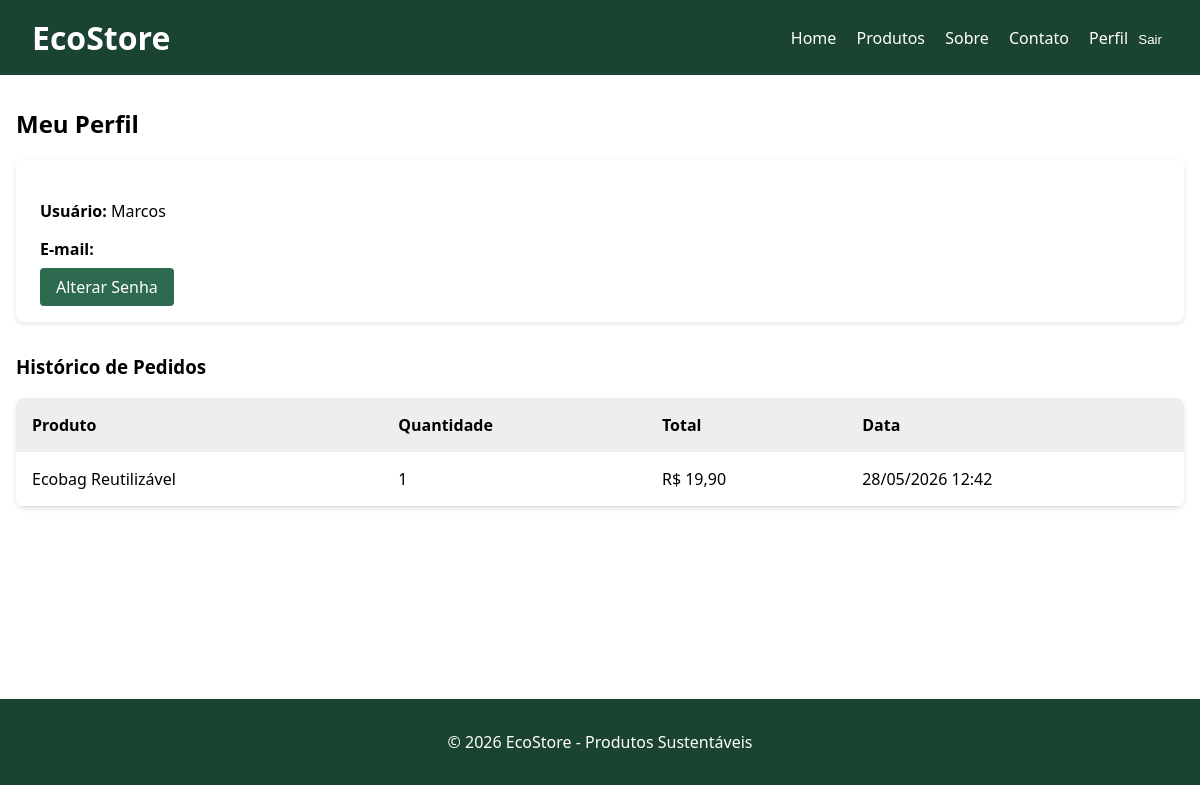
/perfil/ (signed in), run on the app's committed database.
### vendas/models.py (models this page shows, shortened)
class Pedido(models.Model):
    usuario = models.ForeignKey(User, on_delete=models.CASCADE, related_name='pedidos')
    produto = models.ForeignKey(Produto, on_delete=models.CASCADE)
    quantidade = models.PositiveIntegerField(default=1)
    valor_total = models.DecimalField(max_digits=10, decimal_places=2)
    data_pedido = models.DateTimeField(auto_now_add=True)

### catalogo/models.py (models this page shows, shortened)
class Produto(models.Model):
    nome = models.CharField(max_length=200)
    descricao = models.TextField()
    preco = models.DecimalField(max_digits=10, decimal_places=2)
    estoque = models.PositiveIntegerField(default=0)
    imagem = models.ImageField(
        upload_to='produtos/',
        blank=True,
        null=True
    )
    categoria = models.ForeignKey(
        Categoria,
        on_delete=models.CASCADE,
        related_name='produtos'
    )
    data_criacao = models.DateTimeField(auto_now_add=True)

### core/views.py (the view)
# urls.py: path('perfil/', views.perfil, name='perfil'),
@login_required
def perfil(request):
    pedidos = Pedido.objects.filter(
        usuario=request.user
    ).order_by('-data_pedido')
    return render(request, 'core/perfil.html', {
        'pedidos': pedidos
    })

### templates/core/perfil.html
{% extends 'base.html' %}
{% block content %}
<h2>Meu Perfil</h2>
<div class="card">
    <p><strong>Usuário:</strong> {{ user.username }}</p>
    <p><strong>E-mail:</strong> {{ user.email }}</p>
    <a href="{% url 'alterar_senha' %}" class="btn btn-primary">Alterar Senha</a>
</div>
<h3 style="margin-top: 2rem;">Histórico de Pedidos</h3>
{% if pedidos %}
    <table style="width:100%; border-collapse: collapse; background: white; border-radius: 8px; overflow: hidden; box-shadow: 0 2px 5px rgba(0,0,0,0.1);">
        <thead style="background: #eee;">
            <tr>
                <th style="padding: 1rem; text-align: left;">Produto</th>
                <th style="padding: 1rem; text-align: left;">Quantidade</th>
                <th style="padding: 1rem; text-align: left;">Total</th>
                <th style="padding: 1rem; text-align: left;">Data</th>
            </tr>
        </thead>
        <tbody>
            {% for pedido in pedidos %}
            <tr style="border-bottom: 1px solid #ddd;">
                <td style="padding: 1rem;">{{ pedido.produto.nome }}</td>
                <td style="padding: 1rem;">{{ pedido.quantidade }}</td>
                <td style="padding: 1rem;">R$ {{ pedido.valor_total }}</td>
                <td style="padding: 1rem;">{{ pedido.data_pedido|date:"d/m/Y H:i" }}</td>
            </tr>
            {% endfor %}
        </tbody>
    </table>
{% else %}
    <p>Você ainda não realizou nenhum pedido.</p>
{% endif %}
{% endblock %}

### templates/base.html (style rules this page uses)
:root { --primary: #2d6a4f; --secondary: #40916c; --light: #f4f7f6; --dark: #1b4332; }
body { font-family: 'Segoe UI', sans-serif; margin: 0; background: var/(--light); }
.btn { padding: 0.5rem 1rem; border-radius: 4px; border: none; cursor: pointer; text-decoration: none; }
.btn-primary { background: var(--primary); color: white; }
.card { background: white; padding: 1.5rem; border-radius: 8px; box-shadow: 0 2px 5px rgba(0,0,0,0.1); margin-bottom: 1rem; }

### data on the page
Pedido: produto.nome "Ecobag Reutilizável", quantidade "1", valor_total "19,90", data_pedido "28/05/2026 12:42"

### other printed values
{{ user.username }} "Marcos"
